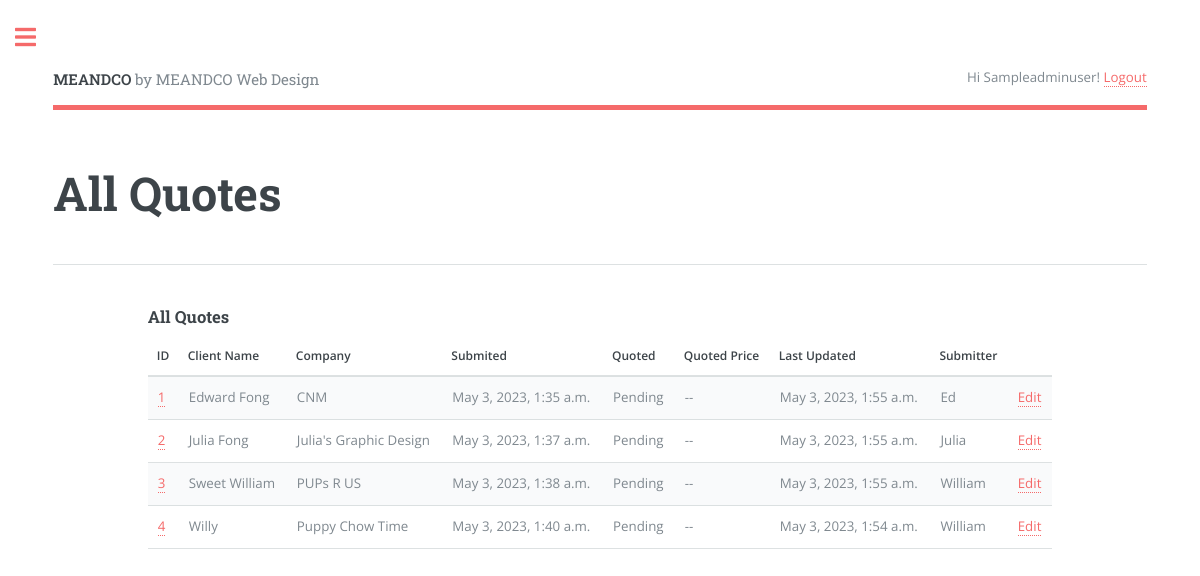
The page /quotes/?page=2 (signed in) on the database as committed earlier.
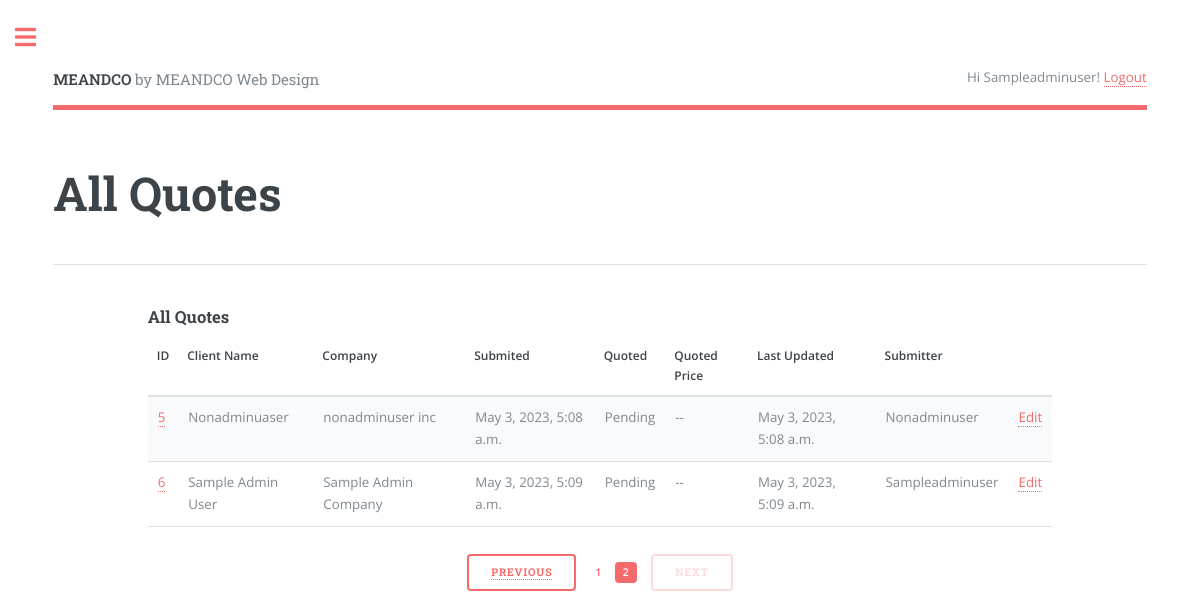
The same page on the database as committed later.
### quote/models.py (models this page shows, shortened)
class Quote(models.Model):
    class Status(models.TextChoices):
        NEWSITE = 'New Site'
        EXISTING = 'Existing Site'
    class Quoted(models.TextChoices):
        PENDING = 'Pending'
        REVIEWING = 'Reviewing'
        APPROVED = 'Approved'
    class Priority(models.TextChoices):
        URGENT  = 'UG', _('Urgent - 1 to week or less')
        NORMAL  = 'NM', _('Normal - 2 to 4 weeks')
        LOW     = 'LW', _('Low - Still Researching')
    name = models.CharField(max_length=250)
    requester = models.ForeignKey(User,
                                  on_delete=models.CASCADE, related_name='quotes')
    position = models.CharField(max_length=250, null=True,
                                blank=True)
    company = models.CharField(max_length=250, null=True,
                               blank=True)
    address = models.CharField(max_length=250, null=True,
                               blank=True)
    phone = models.CharField(max_length=30)
    email = models.EmailField(max_length=250)
    web_address = models.CharField(max_length=250, null=True,
                                   blank=True)
    description = models.TextField()
    created = models.DateTimeField(auto_now_add=True)
    updated = models.DateTimeField(auto_now=True)
    stat = models.CharField(max_length=20,
                              choices=Status.choices,
                              default=Status.NEWSITE)
    quoted = models.CharField(max_length=20,
                              choices=Quoted.choices,
                              default=Quoted.PENDING)
    priority = models.CharField(max_length=2,
                                choices=Priority.choices,
                                default=Priority.NORMAL)
    quoted_price = models.DecimalField(max_digits=250,decimal_places=2,
                                    null=True, blank=True)
    jobfile = models.FileField(upload_to="jobfiles/", null=True, blank=True)
    class Meta:
        ordering = ['created']
        indexes = [
            models.Index(fields=['created'])
        ]

### quote/views.py (the view)
# urls.py: path('quotes/', views.quotes_list, name='quotes_list'),
@login_required(login_url='login')
def quotes_list(request):
    if request.user.is_superuser or is_in_testing_group(request):
        quotes = Quote.objects.all()
    else:
        quotes =  Quote.objects.filter(requester=request.user)
    paginator = Paginator(quotes, 4)
    page_number = request.GET.get('page', 1)
    page_range = paginator.get_elided_page_range(number=page_number)
    try:
        quotes = paginator.page(page_number)
    except PageNotAnInteger:
        quotes = paginator.page(1)
    except EmptyPage:
        quotes = paginator.page(paginator.num_pages)
    context = {'quotes':quotes,'quotes':quotes}
    return render(request, 'quote/quotes_list.html', context)

### quote/helper.py (called while the page is built)
def is_in_testing_group(request):
    return request.user.groups.filter(name="Testing")

### quote/templates/quote/quotes_list.html (shortened to what this page needs)
{% extends "base.html" %}
{% block header %}All Quotes{% endblock %}
{% block content %}
  <h3>All Quotes</h3>
  {% load quote_extras %}
    <div class="table-wrapper">
        <table>
            <thead>
            <tr>
                <th>ID</th>
                <th>Client Name</th>
                <th>Company</th>
                <th>Submited</th>
                <th>Quoted</th>
                <th>Quoted Price</th>
                <th>Last Updated</th>
                <th>Submitter</th>
                {% if request.user.is_superuser or user.get_username == "sampleadminuser" or request.user|is_in_testing_group %}<th></th>{% endif %}
            </tr>
            </thead>
            <tbody>
            {% if quotes %}
            {% for q in quotes %}
                <tr>
                    <td><a href="{% url 'quote_detail' q.id %}">{{ q.id }}</a></td>
                    <td>{{ q.name }}</td>
                    <td>{{ q.company }} </td>
                    <td>{{ q.created }}</td>
                    <td>{{ q.quoted }}</td>
                    <td>{% if q.quoted_price  %}{{ q.quoted_price }} {% else %}--{% endif %}</td>
                    <td>{{ q.updated }}</td>
                    <td>{{ q.requester | title }}</td>
                    {% if request.user.is_superuser or user.get_username == "sampleadminuser" or request.user|is_in_testing_group %}<td><a href="{% url 'quote_edit' q.id %}">Edit</a></td>{% endif %}
                </tr>
            {% endfor %}
            {% endif %}
          </tbody>
        </table>
        {% if quotes %}{% include 'pagination.html' with page=quotes %}{% endif %}
     </div>
{% endblock %}

Rows that differ between the two databases and show on the page:
no longer on this page (row unchanged): Quote: id "1", name "Edward Fong", company "CNM", created "May 3, 2023, 1:35 a.m.", quoted "Pending", updated "May 3, 2023, 1:55 a.m.", requester "Ed"
no longer on this page (row unchanged): Quote: id "2", name "Julia Fong", company "Julia's Graphic Design", created "May 3, 2023, 1:37 a.m.", quoted "Pending", updated "May 3, 2023, 1:55 a.m.", requester "Julia"
no longer on this page (row unchanged): Quote: id "3", name "Sweet William", company "PUPs R US", created "May 3, 2023, 1:38 a.m.", quoted "Pending", updated "May 3, 2023, 1:55 a.m.", requester "William"
no longer on this page (row unchanged): Quote: id "4", name "Willy", company "Puppy Chow Time", created "May 3, 2023, 1:40 a.m.", quoted "Pending", updated "May 3, 2023, 1:54 a.m.", requester "William"
added Quote: id "5", name "Nonadminuaser", company "nonadminuser inc", created "May 3, 2023, 5:08 a.m.", quoted "Pending", updated "May 3, 2023, 5:08 a.m.", requester "Nonadminuser"
added Quote: id "6", name "Sample Admin User", company "Sample Admin Company", created "May 3, 2023, 5:09 a.m.", quoted "Pending", updated "May 3, 2023, 5:09 a.m.", requester "Sampleadminuser"
Other text that changed with them:
text now shown: "PREVIOUS NEXT"
new list line: "1"
new list line: "2"
